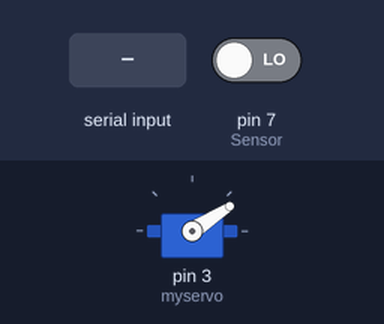
This sketch was run on a simulated Arduino Uno, built with avr-gcc and run on an emulated ATmega328P. Parts: servo. The inputs (shaded band) are chosen by the test bench; at power-on: pin 7 (Sensor) LOW. What the sketch prints to the serial monitor is not drawn.

Above: at 0.15 s.
At 1.2 s:
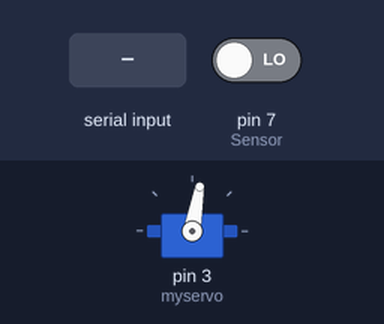
1.3 s: byte 200 (200) received over Serial
At 1.69 s:
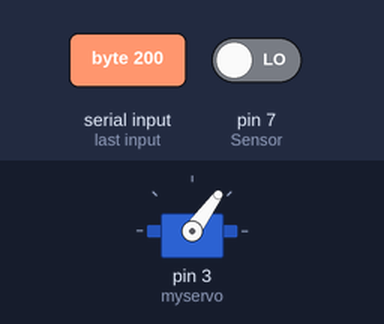
3.2 s: pin 7 (Sensor) driven HIGH
Timing chart, 0 to 6.2 s (numbered marks = the images above; inputs shaded):
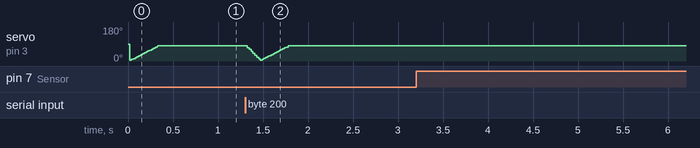

Measured:
- after the input at 3.2 s, every drawn part: stays the same

The sketch:

MajorServo.ino
```cpp
#include <Servo.h>
Servo myservo;
#define Sensor 7 // Sensor on Pin D7
int angle;
const unsigned long number = 800;
unsigned long previousTime = 0;
void setup()
{
  Serial.begin(9600);// baud rate
  pinMode(Sensor, INPUT);
  myservo.attach(3);  // Servo motor on Pin D3
}
void loop() {

 unsigned long currentTime = millis();
 if (currentTime - previousTime >=number){  //sending sensor's data to Java
  const auto SensorValue= digitalRead(Sensor);
   const byte data[] = {0, 0, highByte(SensorValue), lowByte(SensorValue)};
 Serial.write(data, 4);
    Serial.println();
     previousTime = currentTime;
 }


   delay(5);

    const auto receivedData = Serial.read();
if ((receivedData== 200)||(receivedData== 255)) // rotating the servo at desired angle if the button is pressed on the hand is detected
    {
  for ( ;angle >= 5; angle -= 1)
   {
    myservo.write(angle);
    delay(2);
   }
    }
else
    {
  for ( ;angle <= 80; angle += 1)
  {
    myservo.write(angle);
    delay(4);
   }
    }
}
```
